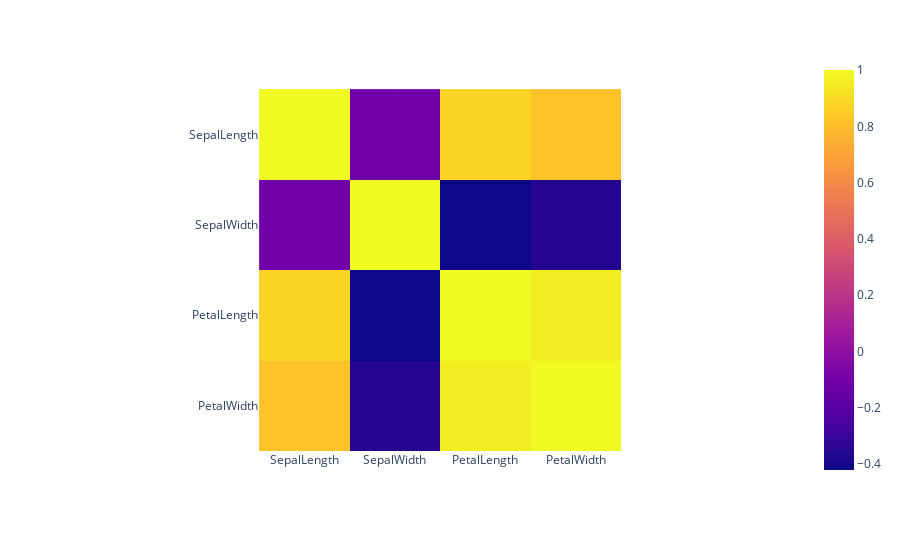

Notebook code cell kept with this figure:
### Markdown cell above
Now  show it:

- `with fig_iris do show using`

### Code cell
fig_iris.show()

#<xml xmlns="https://developers.google.com/blockly/xml"><variables><variable id=".Y9~^4%y]rs,A!j8aXw0">fig_iris</variable></variables><block type="varDoMethod" id="Y3*:nG98oP04XKV=JbYK" x="8" y="188"><field name="VAR" id=".Y9~^4%y]rs,A!j8aXw0">fig_iris</field><field name="MEMBER">show</field><data>fig_iris:show</data></block></xml>

### Figure 1 — Plotly figure (JSON) as saved in the notebook; plotly's stock layout.template omitted (floating-point values rounded to 4 significant figures)
{"data": [{"coloraxis": "coloraxis", "hovertemplate": "x: %{x}<br>y: %{y}<br>color: %{z}<extra></extra>", "type": "heatmap", "x": ["SepalLength", "SepalWidth", "PetalLength", "PetalWidth"], "y": ["SepalLength", "SepalWidth", "PetalLength", "PetalWidth"], "z": [[1, -0.1094, 0.8718, 0.818], [-0.1094, 1, -0.4205, -0.3565], [0.8718, -0.4205, 1, 0.9628], [0.818, -0.3565, 0.9628, 1]]}], "layout": {"autosize": true, "coloraxis": {"colorscale": [[0, "#0d0887"], [0.1111, "#46039f"], [0.2222, "#7201a8"], [0.3333, "#9c179e"], [0.4444, "#bd3786"], [0.5556, "#d8576b"], [0.6667, "#ed7953"], [0.7778, "#fb9f3a"], [0.8889, "#fdca26"], [1, "#f0f921"]]}, "margin": {"t": 60}, "xaxis": {"autorange": true, "constrain": "domain", "domain": [0.2488, 0.7512], "range": [-0.5, 3.5], "scaleanchor": "y", "type": "category"}, "yaxis": {"autorange": true, "constrain": "domain", "domain": [0, 1], "range": [3.5, -0.5], "type": "category"}}}
